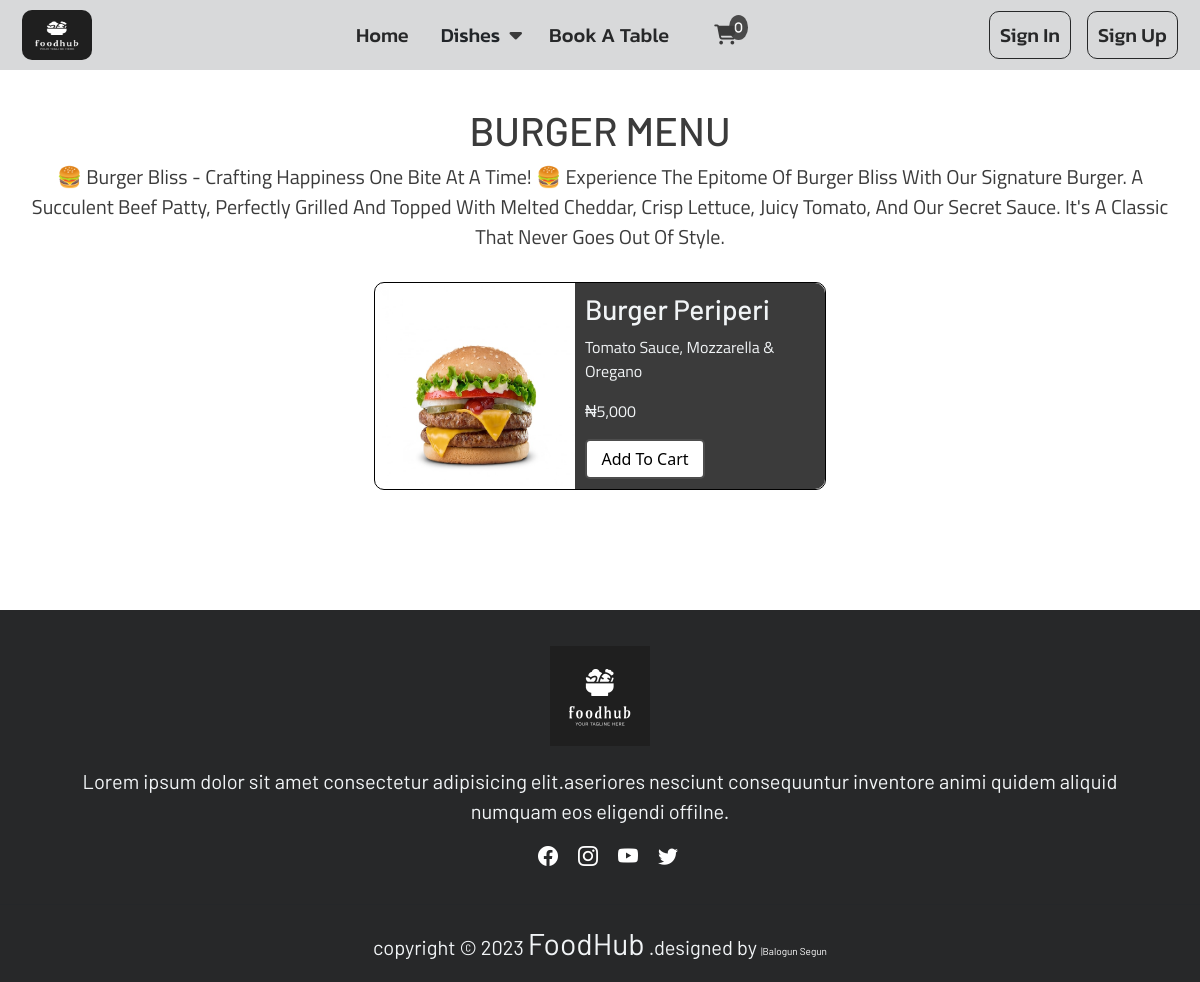
The app's page /product/burger, older data.
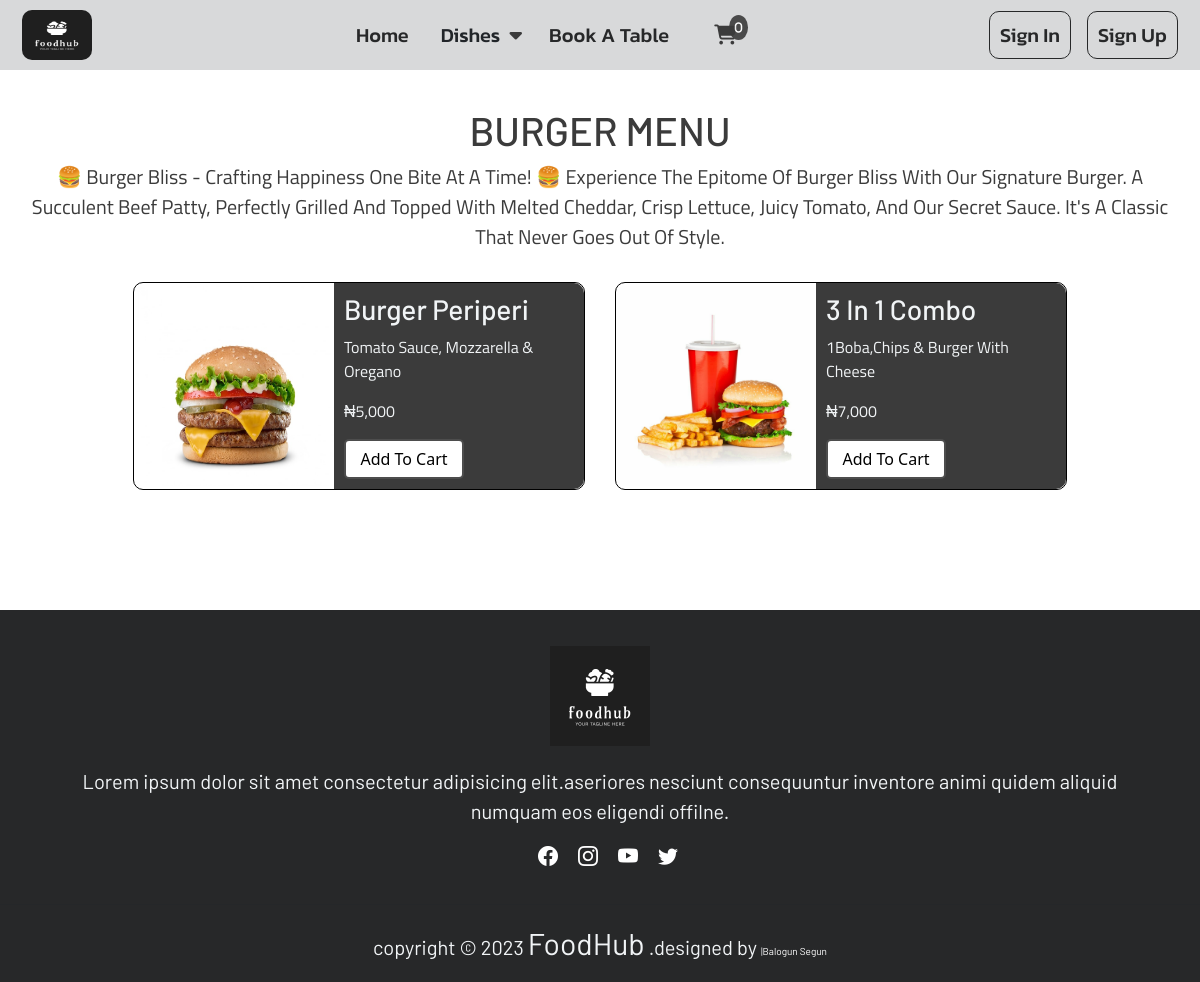
The same page, newer data.
### food_app/models.py (models this page shows)
class Product(models.Model):
    type = models.ForeignKey(Category, on_delete=models.CASCADE)
    product_name = models.CharField(max_length=100)
    pics = models.ImageField(upload_to="product_pics")
    price = models.IntegerField()
    description = models.TextField(max_length=100)
    slug = models.SlugField()
    def __str__(self):
        return self.product_name

### food_app/views.py (the view)
# urls.py: path("product", views.add_product, name="product"),
def product(request, slug):
    foodbrand = get_object_or_404(Category, slug=slug)
    type_slug_value =  slug
    product = Product.objects.filter(type__slug=type_slug_value)
    print(product)
    context = {
        "foodbrand":foodbrand,
        "product": product,
    }
    return render(request, 'product.html', context)

### food_app/context_processors.py (called while the page is built)
def site_settings(request):
    today = datetime.date.today()
    year = today.year
    category = Category.objects.all()
    return {'category': category, 'year': year}

def order_item_count(request):
    if request.user.is_authenticated:
        cart = request.user.cart
        cart_items = CartItem.objects.filter(cart=cart)
        return {'order_item_count': cart_items.count()}
    return {'order_item_count': 0}

### templates/product.html (shortened to what this page needs)
{% extends 'base.html' %}
{%load static%}
{% load humanize %}
{% block content %}
<div class="">
  <div class="product">
    <div class="product-head">
      <h1>{{foodbrand.food_name}} menu</h1>
      <p>{{foodbrand.description}}</p>
    </div>
    <div class="product-card">
      {% if not product %}
        <p>No item found</p>
      {% else %}
        {% for item in product%}
          <div class="each-card">
            <div>
              <img src="{{item.pics.url}}" alt="">
            </div>
            <div class="detail-side">
              <h3 class="text-capitalize">{{item.product_name}}</h3>
              <p class="text-capitalize">{{item.description}}</p>
              <p class="">₦{{item.price|intcomma }}</p>
              <div class="d-flex flex-wrap gap-2">
                <form action="{% url 'add-to-cart' item.id %}" method="post">
                  <button type="submit" class="btn2 ">add to cart</button>
                </form>
              </div>
            </div>
          </div>
        {% endfor %}
      {% endif %}
    </div>
  </div>
</div>
{% endblock content %}

Row changes from the older to the newer data that the page shows:
added Product: pics (picture), product_name "3 In 1 Combo", description "1Boba,Chips & Burger With Cheese", price "7,000"
